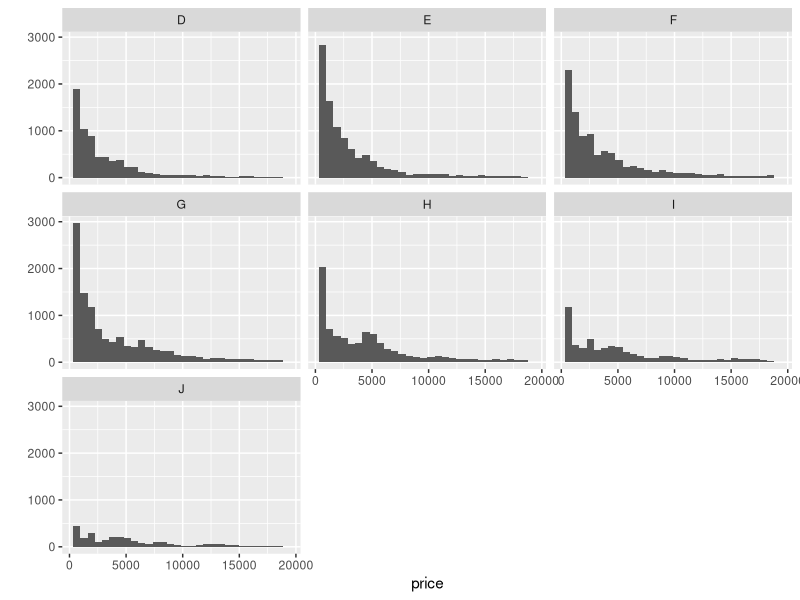
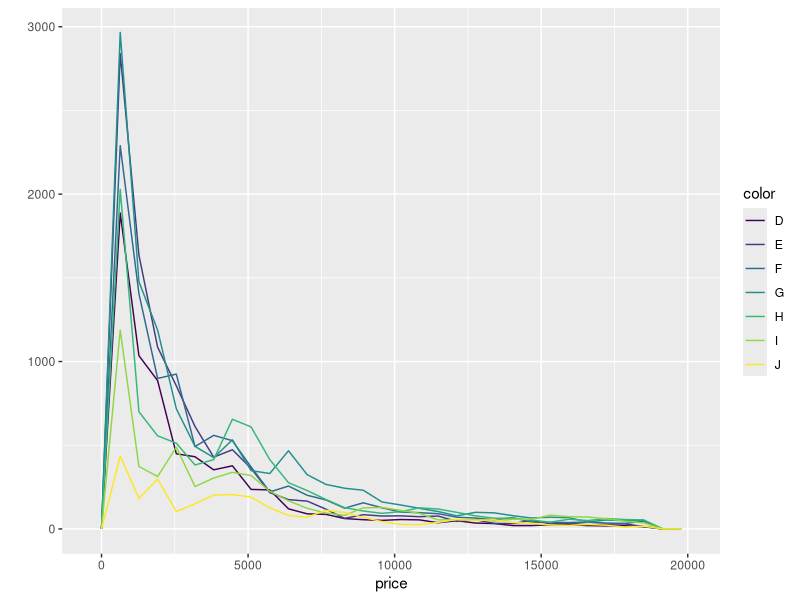
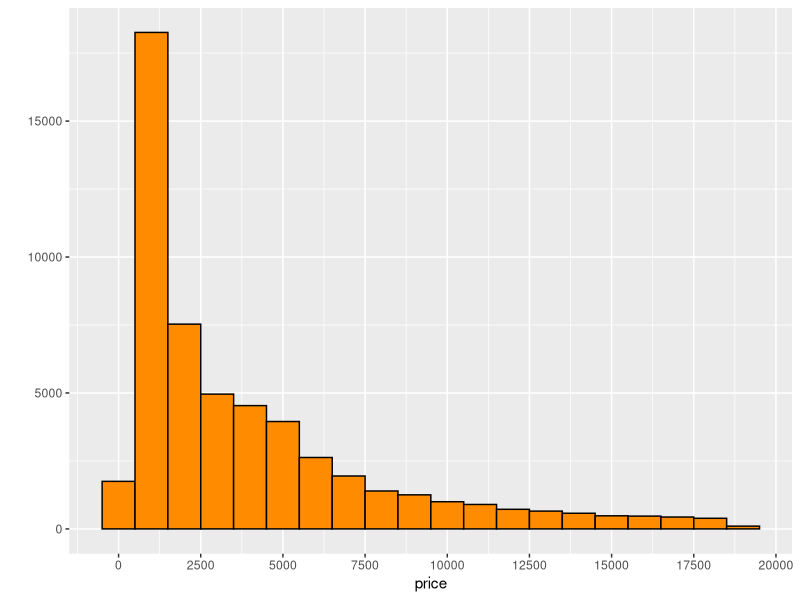
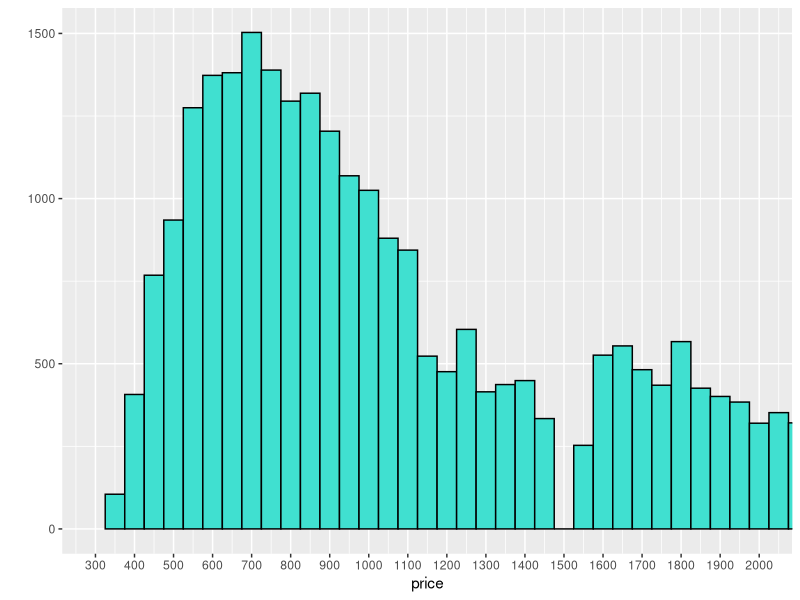
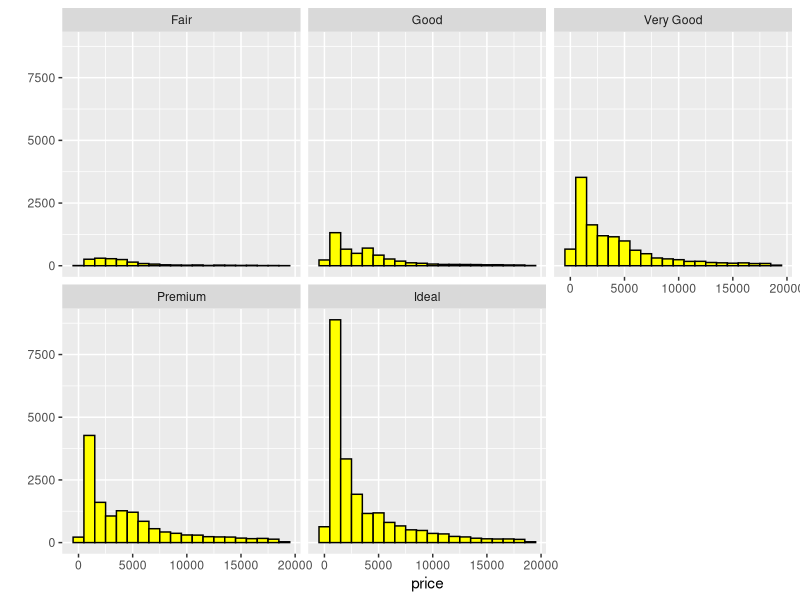
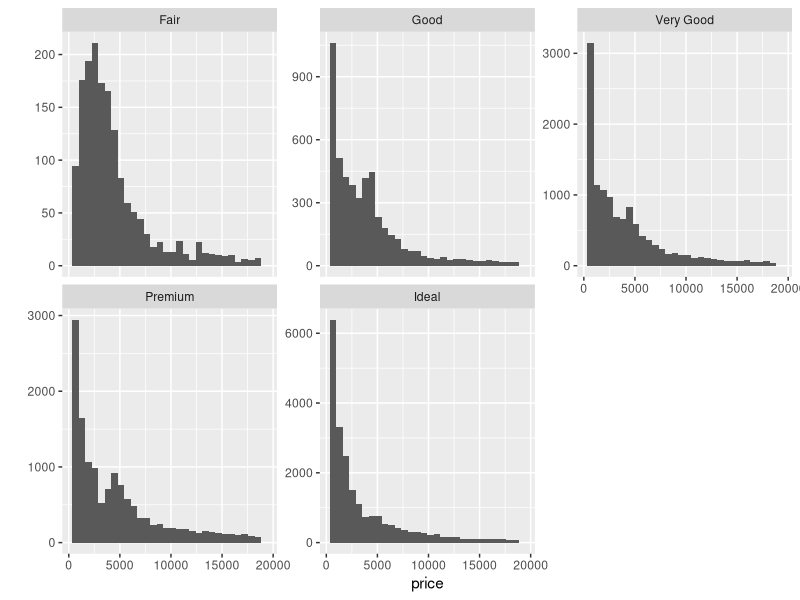
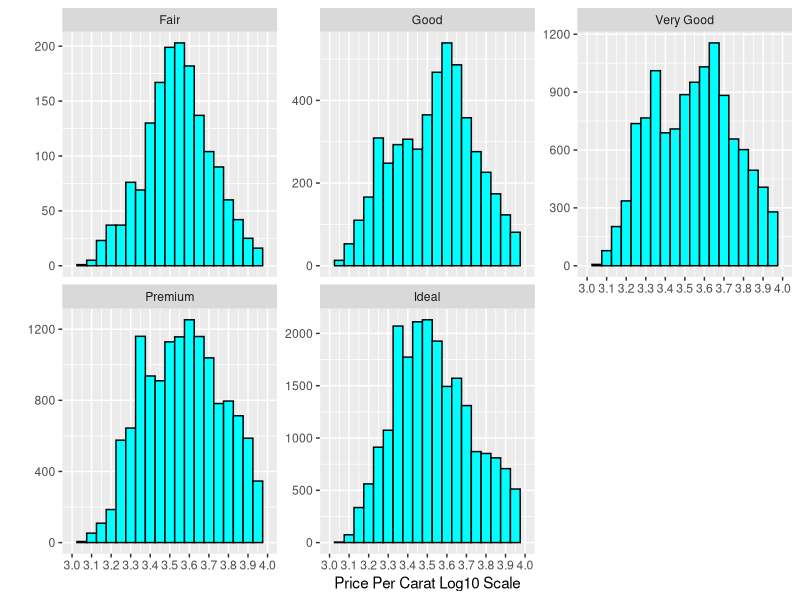
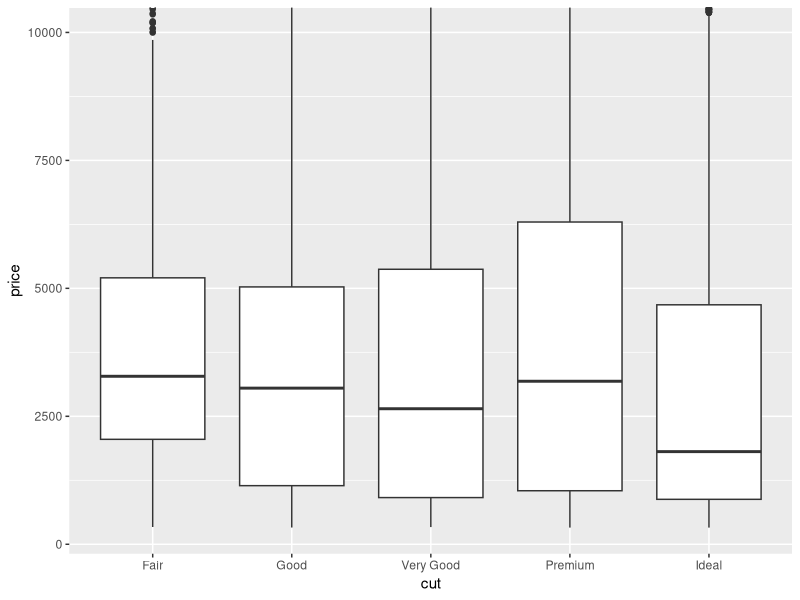

Write R code to recreate these figures, in order.
library(ggplot2)
data(diamonds)

summary(diamonds)
str(diamonds)
levels(diamonds$color)

qplot(x=price, data=diamonds)+
  facet_wrap(~color)
qplot(x= price, data=diamonds, geom='freqpoly', color=color)

str(diamonds)
levels(diamonds$color)
?diamonds

qplot(x=price, data=diamonds, binwidth=1000, color=I('black'), fill=I('darkorange'))+
  scale_x_continuous(breaks=seq(0,20000, 2500))

summary(diamonds$price)
IQR_price <- as.integer(summary(diamonds$price)[5] - summary(diamonds$price)[2])
qu1_price <- as.integer(summary(diamonds$price)[2])
qu3_price <- as.integer(summary(diamonds$price)[5])
qu3_price + 3*IQR_price
high_outliers = subset(diamonds, price > (qu3_price + 3*IQR_price))
low_outliers = subset(diamonds, price < (qu1_price - 3*IQR_price))
summary(diamonds$price)

nrow(subset(diamonds, price >= 15000))

qplot(x=price, data=diamonds, binwidth=50, color=I('black'), fill=I('turquoise'))+
  scale_x_continuous(breaks=seq(300,2000,100)) + 
  coord_cartesian(xlim=c(300,2000))

summary(subset(diamonds, price < 2000, price))
summary(diamonds$price)
?diamonds

qplot(x=price, data=diamonds, binwidth=1000, color=I('black'), fill=I('yellow'))+
  facet_wrap(~cut)

by(diamonds$price, diamonds$cut, summary, digits = max(getOption('digits')))

?facet_wrap
qplot(x=price, data= diamonds)+
facet_wrap(~cut, scales='free_y')

qplot(x=log10(diamonds$price/diamonds$carat), data=diamonds, binwidth=0.05,
      color=I('black'), fill=I('cyan'),
      xlab='Price Per Carat Log10 Scale')+
  facet_wrap(~cut, scales='free_y')+
  scale_x_continuous(lim=c(3,4),breaks=seq(3,4,0.1))

qplot(x=cut, y=price, data=diamonds, geom='boxplot') + 
  coord_cartesian(ylim=c(300,10000))

by(diamonds$price, diamonds$clarity, summary, digits=max(getOption('digits')))

qplot(x=color, y=price, data=diamonds, geom='boxplot')+
  coord_cartesian(ylim=c(300,10000))

